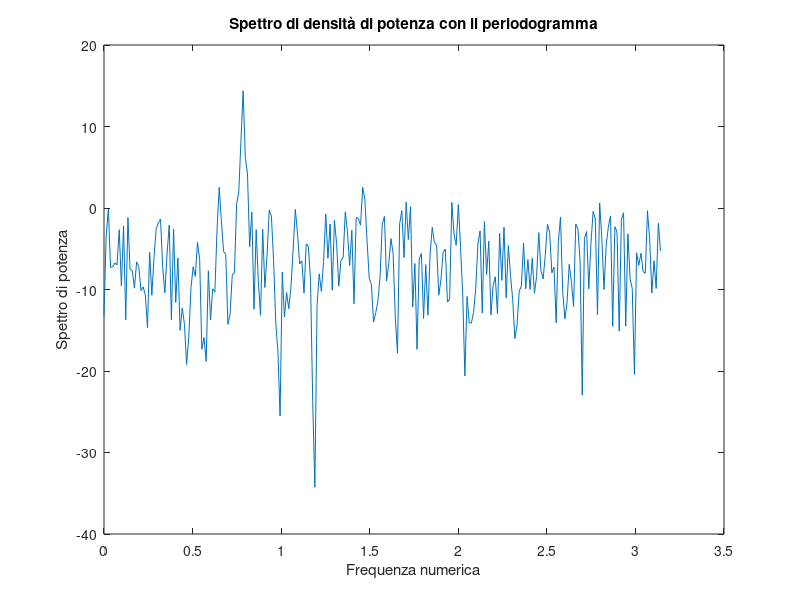
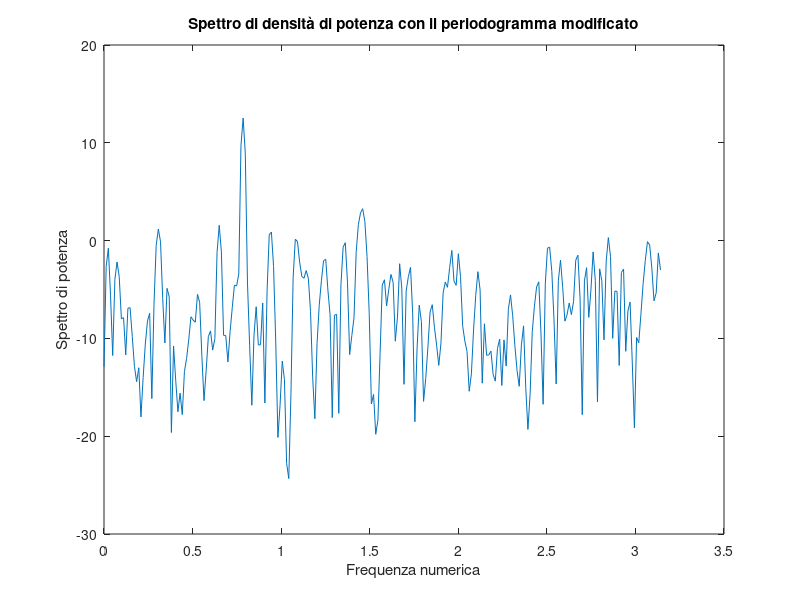
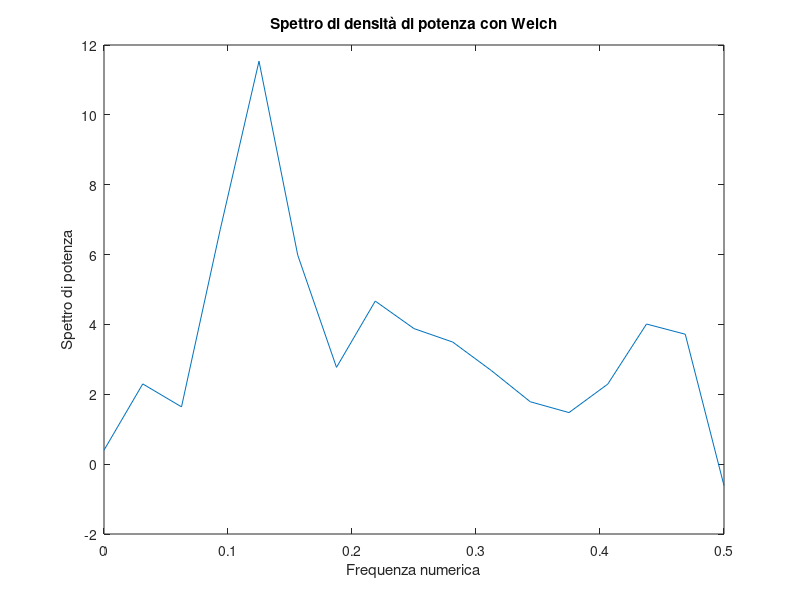

Here is the MATLAB script that generated these plots, in order: (Note: this script raises an error after producing the figures.)
% Comparazione delle diverse tecniche utilizzate per la stima dello spettro
% di densità di potenza di un segnale.
%
% M. Scarpiniti (Dip. DIET - Sapienza Università di Roma)

n = 0:319;
x = cos(pi/4*n) + randn(size(n));

% Metodo del periodogramma
[Pxx1, w1] = periodogram(x);
figure
plot(w1, 10*log10(Pxx1));
title('Spettro di densità di potenza con il periodogramma');
xlabel('Frequenza numerica');
ylabel('Spettro di potenza');

% Metodo del periodogramma modificato
[Pxx2, w2] = periodogram(x, hamming(length(x)));
figure
plot(w2, 10*log10(Pxx2));
title('Spettro di densità di potenza con il periodogramma modificato');
xlabel('Frequenza numerica');
ylabel('Spettro di potenza');

% Metodo di Welch
[Pxx3, w3] = pwelch(x);
figure
plot(w3, 10*log10(Pxx3));
title('Spettro di densità di potenza con Welch');
xlabel('Frequenza numerica');
ylabel('Spettro di potenza');

% Metodo multitaper
[Pxx4, w4] = pmtm(x);
figure
plot(w4, 10*log10(Pxx4));
title('Spettro di densità di potenza con multitaper');
xlabel('Frequenza numerica');
ylabel('Spettro di potenza');
